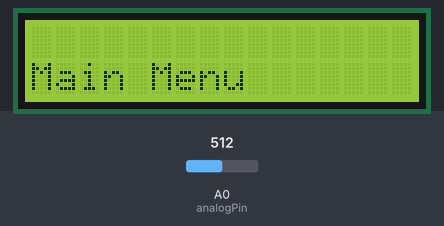
The sketch below on a simulated Arduino Uno, built with avr-gcc and run on an emulated ATmega328P. Parts: 16×2 character LCD. Inputs (shaded band) come from the test bench; at power-on: A0 (analogPin) = 512.

Above: at 1.2 s.
1.3 s: A0 (analogPin) set to 33
2.8 s: A0 (analogPin) set to 28
At 2.91 s:
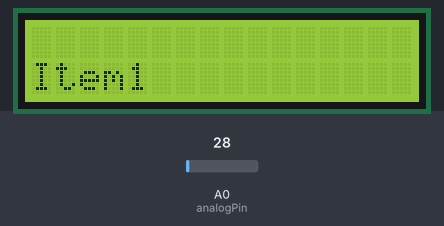
At 4.4 s:
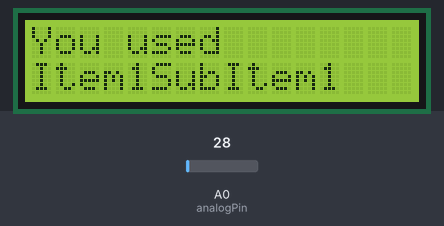
4.7 s: A0 (analogPin) set to 122
7.7 s: A0 (analogPin) set to 0
At 7.93 s:
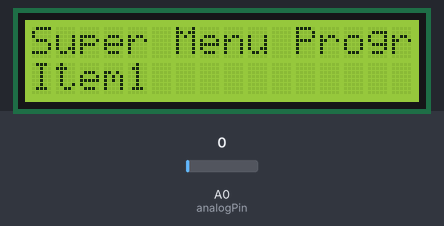
9.7 s: A0 (analogPin) set to 306
Timing chart, 0 to 12.7 s (numbered marks = the images above; inputs shaded):
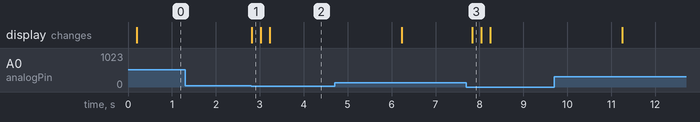

The sketch:

LCDMenu.ino
```cpp
// (licence header left out)
/*
IMPORTANT: to use the menubackend library by Alexander Brevig download it at http://www.arduino.cc/playground/uploads/Profiles/MenuBackend_1-4.zip and add the next code at line 195
	void toRoot() {
		setCurrent( &getRoot() );
	}
*/
#include <MenuBackend.h>    //MenuBackend library - copyright by Alexander Brevig
#include <LiquidCrystal.h>  //this library is included in the Arduino IDE

int lastButtonPushed = 0;
int lastButtonEnterState = LOW;   // the previous reading from the Enter input pin
int lastButtonEscState = LOW;   // the previous reading from the Esc input pin
int lastButtonLeftState = LOW;   // the previous reading from the Left input pin
int lastButtonRightState = LOW;   // the previous reading from the Right input pin

long lastEnterDebounceTime = 0;  // the last time the output pin was toggled
long lastEscDebounceTime = 0;  // the last time the output pin was toggled
long lastLeftDebounceTime = 0;  // the last time the output pin was toggled
long lastRightDebounceTime = 0;  // the last time the output pin was toggled
long debounceDelay = 200;    // the debounce time

LiquidCrystal lcd(8, 9, 4, 5, 6, 7);

//These LCD shields us an analog input.
int analogPin = A0;
int buttonIn;
int button_val[5] ={30, 150, 360, 535, 760 }; //Right, up, down, left, seclect

//Menu variables
MenuBackend menu = MenuBackend(menuUsed,menuChanged);
//initialize menuitems
    MenuItem menu1Item1 = MenuItem("Item1");
      MenuItem menuItem1SubItem1 = MenuItem("Item1SubItem1");
      MenuItem menuItem1SubItem2 = MenuItem("Item1SubItem2");
    MenuItem menu1Item2 = MenuItem("Item2");
      MenuItem menuItem2SubItem1 = MenuItem("Item2SubItem1");
      MenuItem menuItem2SubItem2 = MenuItem("Item2SubItem2");
      MenuItem menuItem3SubItem3 = MenuItem("Item2SubItem3");
    MenuItem menu1Item3 = MenuItem("Item3");

void setup()
{
  lcd.begin(16, 2);

  menu.getRoot().add(menu1Item1);
  menu1Item1.addRight(menu1Item2).addRight(menu1Item3);
  menu1Item1.add(menuItem1SubItem1).addRight(menuItem1SubItem2);
  menu1Item2.add(menuItem2SubItem1).addRight(menuItem2SubItem2).addRight(menuItem3SubItem3);

  menu.toRoot();
  lcd.setCursor(0,0);
}

void loop()
{
  readButtons();  //I splitted button reading and navigation in two procedures because
  navigateMenus();  //in some situations I want to use the button for other purpose (eg. to change some settings)
}

void menuChanged(MenuChangeEvent changed){

  MenuItem newMenuItem=changed.to; //get the destination menu
  lcd.setCursor(0,1); //set the start position for lcd printing to the second row

  if(newMenuItem.getName()==menu.getRoot()){
      lcd.print("Main Menu       ");
  }else if(newMenuItem.getName()=="Item1"){
      lcd.print("Item1           ");
  }else if(newMenuItem.getName()=="Item1SubItem1"){
      lcd.print("Item1SubItem1");
  }else if(newMenuItem.getName()=="Item1SubItem2"){
      lcd.print("Item1SubItem2   ");
  }else if(newMenuItem.getName()=="Item2"){
      lcd.print("Item2           ");
  }else if(newMenuItem.getName()=="Item2SubItem1"){
      lcd.print("Item2SubItem1   ");
  }else if(newMenuItem.getName()=="Item2SubItem2"){
      lcd.print("Item2SubItem2   ");
  }else if(newMenuItem.getName()=="Item2SubItem3"){
      lcd.print("Item2SubItem3   ");
  }else if(newMenuItem.getName()=="Item3"){
      lcd.print("Item3           ");
  }
}

void menuUsed(MenuUseEvent used){
  lcd.setCursor(0,0);
  lcd.print("You used        ");
  lcd.setCursor(0,1);
  lcd.print(used.item.getName());
  delay(3000);  //delay to allow message reading
  lcd.setCursor(0,0);
  lcd.print("Super Menu Program");
  menu.toRoot();  //back to Main
}

void  readButtons(){  //read buttons status
  buttonIn = analogRead(analogPin);     // read ADC value

 //Allow for time to debounce
  if ((millis() - lastEnterDebounceTime) > debounceDelay) {
                      lastButtonPushed = get_key(buttonIn);
                    lastEnterDebounceTime=millis();
                  }
}

// The get_key function converts the analog value to number between 0 to 4
int get_key(unsigned int input)
{
  int k;  //K is for Counter
	for (k = 0; k < 5; k++)  //Loop 5 times
	{
	 if (input < button_val[k]){   //Compare the value of Analog 0 with the values stored in
         Serial.println(k);
         return k;
	}
    // No valid key pressed
    if (k >= 5){
       return -1;
    }
  }
}

void navigateMenus() {
  MenuItem currentMenu=menu.getCurrent();

  switch (lastButtonPushed){
    case 0:
      if(!(currentMenu.moveDown())){  //if the current menu has a child and has been pressed enter then menu navigate to item below
        menu.use();
      }else{  //otherwise, if menu has no child and has been pressed enter the current menu is used
        menu.moveDown();
       }
      break;
    case 1:
      menu.moveLeft();
      break;
    case 2:
      menu.moveRight();
      break;
    case 3:
      menu.moveUp();
      break;
    case 4:
      menu.toRoot();  //back to main
      break;
  }

  lastButtonPushed=-1; //reset the lastButtonPushed variable
}
```

Measured:
- the behaviour switches between 30 and 29 on A0 (analogPin) (found by bisection; images 0 and 1)
- after the input at 1.3 s, every drawn part: stays the same
- after the input at 2.8 s, the display: changes at once (image 1)
- after the input at 7.7 s, the display: changes after 0.14 s (image 3)
